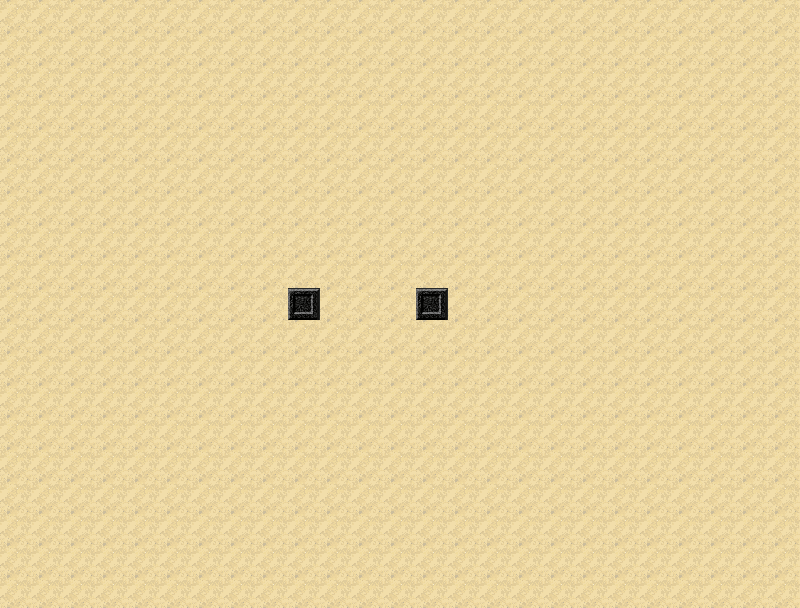

Below is a game level as drawn by its tile map, then a one-line description and the .tmx file that defines it, in full:
An orthogonal 25x19 tile map with 32x32 px tiles, 1 tile layer (Tile Layer 1), 2 tilesets.

<map version="1.0" tiledversion="1.0.3" orientation="orthogonal" renderorder="right-down" width="25" height="19" tilewidth="32" tileheight="32" nextobjectid="1">
 <tileset firstgid="1" name="ground_tiles-2_bank" tilewidth="32" tileheight="32" tilecount="152" columns="8">
  <image source="split/ground_tiles-2_bank.png" width="256" height="608" />
 </tileset>
 <tileset firstgid="153" source="untitled2.tsx" />
 <layer name="Tile Layer 1" width="25" height="19">
  <data encoding="csv">
36,36,36,36,36,36,36,36,36,36,36,36,36,36,36,36,36,36,36,36,36,36,36,36,36,
36,36,36,36,36,36,36,36,36,36,36,36,36,36,36,36,36,36,36,36,36,36,36,36,36,
36,36,36,36,36,36,36,36,36,36,36,36,36,36,36,36,36,36,36,36,36,36,36,36,36,
36,36,36,36,36,36,36,36,36,36,36,36,36,36,36,36,36,36,36,36,36,36,36,36,36,
36,36,36,36,36,36,36,36,36,36,36,36,36,36,36,36,36,36,36,36,36,36,36,36,36,
36,36,36,36,36,36,36,36,36,36,36,36,36,36,36,36,36,36,36,36,36,36,36,36,36,
36,36,36,36,36,36,36,36,36,36,36,36,36,36,36,36,36,36,36,36,36,36,36,36,36,
36,36,36,36,36,36,36,36,36,36,36,36,36,36,36,36,36,36,36,36,36,36,36,36,36,
36,36,36,36,36,36,36,36,36,36,36,36,36,36,36,36,36,36,36,36,36,36,36,36,36,
36,36,36,36,36,36,36,36,36,1,36,36,36,1,36,36,36,36,36,36,36,36,36,36,36,
36,36,36,36,36,36,36,36,36,36,36,36,36,36,36,36,36,36,36,36,36,36,36,36,36,
36,36,36,36,36,36,36,36,36,36,36,36,36,36,36,36,36,36,36,36,36,36,36,36,36,
36,36,36,36,36,36,36,36,36,36,36,36,36,36,36,36,36,36,36,36,36,36,36,36,36,
36,36,36,36,36,36,36,36,36,36,36,36,36,36,36,36,36,36,36,36,36,36,36,36,36,
36,36,36,36,36,36,36,36,36,36,36,36,36,36,36,36,36,36,36,36,36,36,36,36,36,
36,36,36,36,36,36,36,36,36,36,36,36,36,36,36,36,36,36,36,36,36,36,36,36,36,
36,36,36,36,36,36,36,36,36,36,36,36,36,36,36,36,36,36,36,36,36,36,36,36,36,
36,36,36,36,36,36,36,36,36,36,36,36,36,36,36,36,36,36,36,36,36,36,36,36,36,
36,36,36,36,36,36,36,36,36,36,36,36,36,36,36,36,36,36,36,36,36,36,36,36,36
</data>
 </layer>
</map>